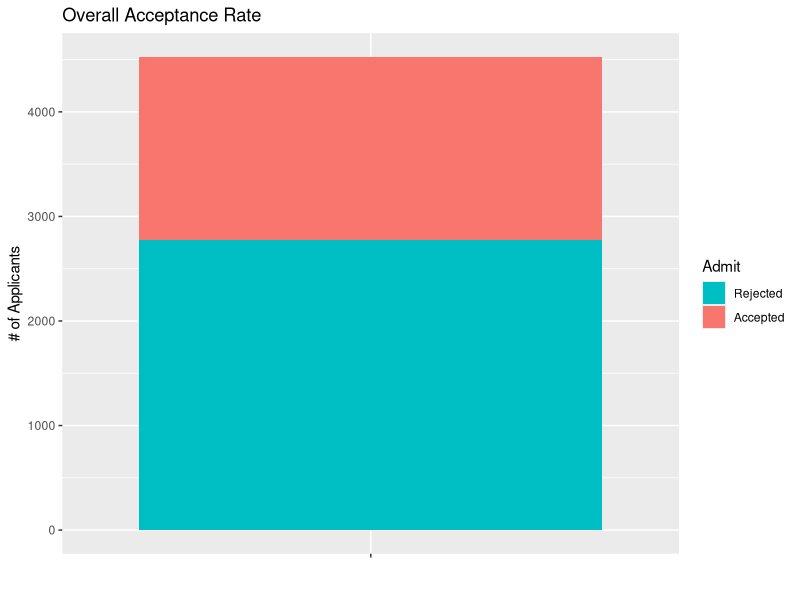
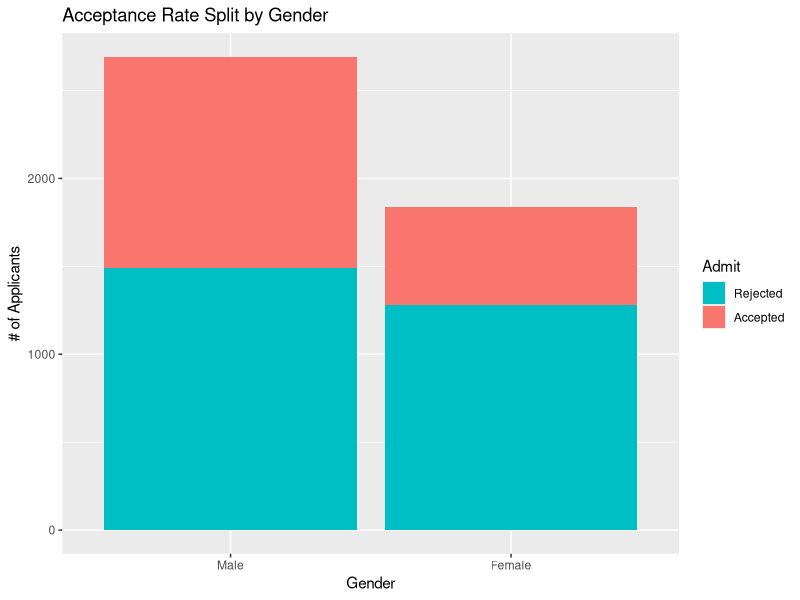
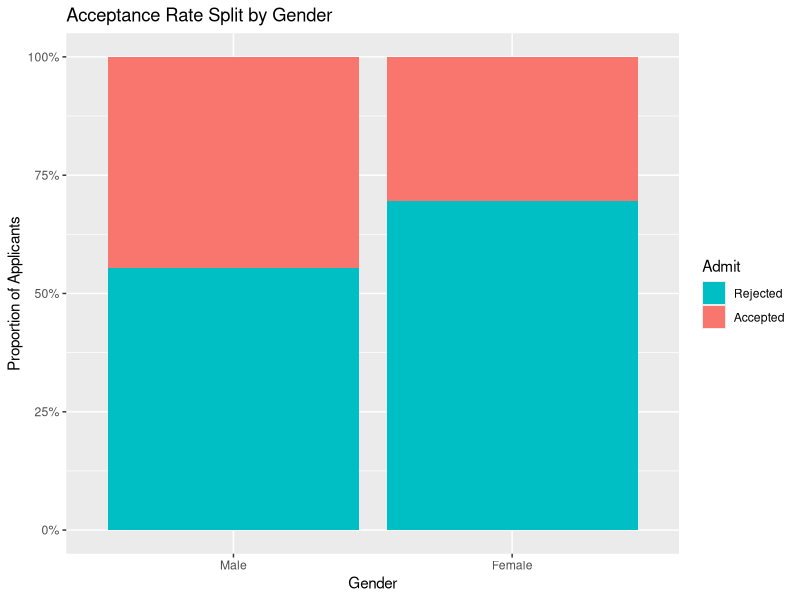
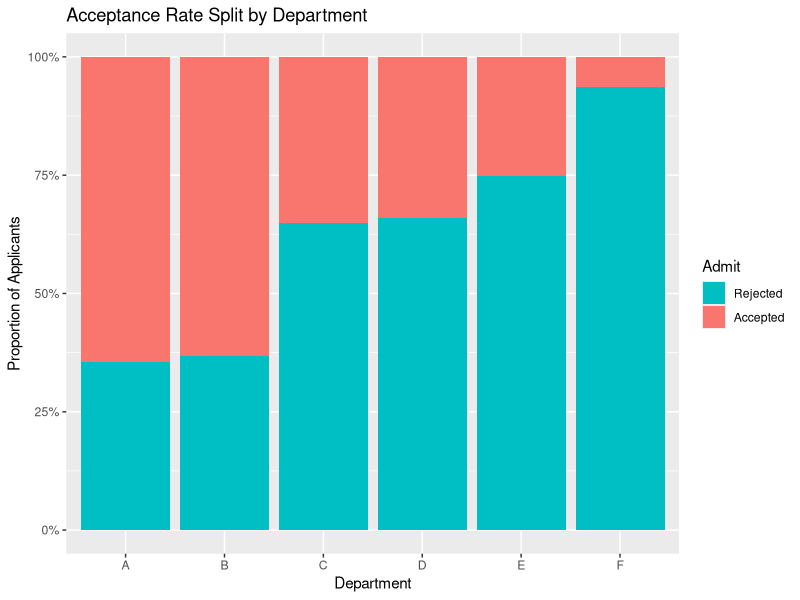
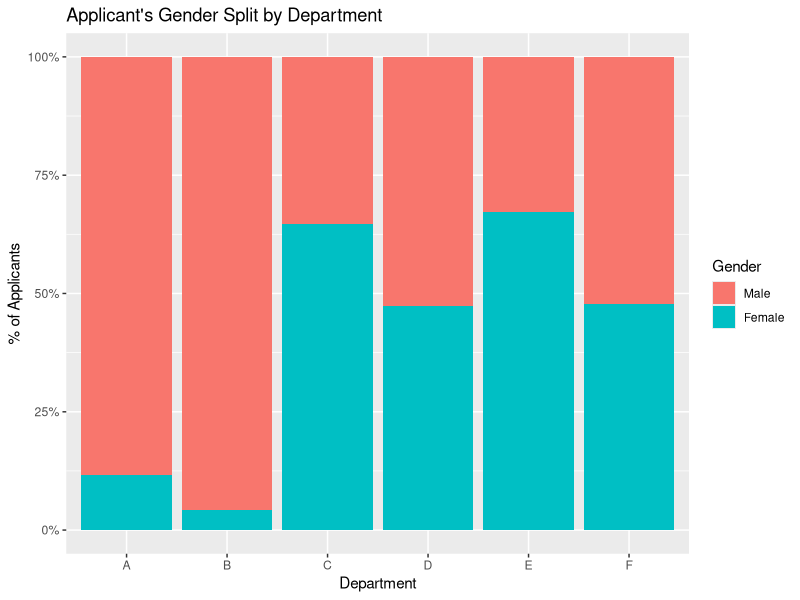
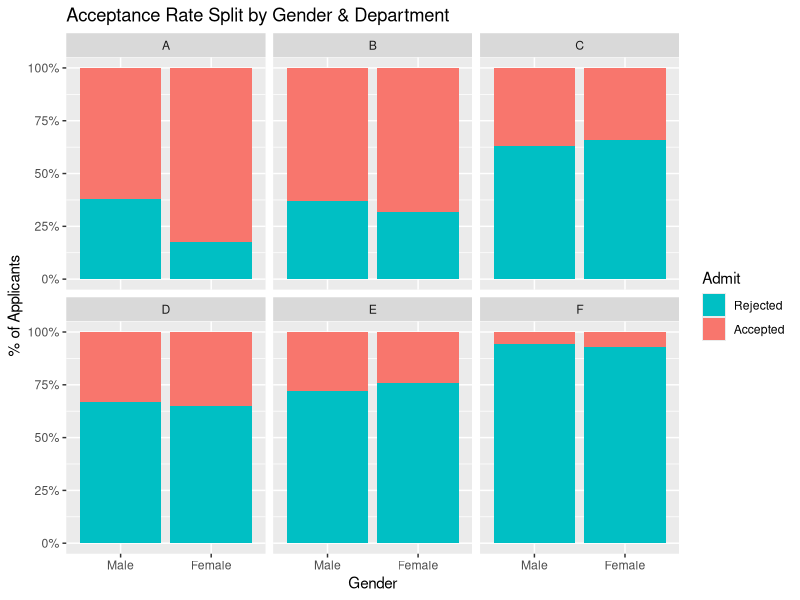
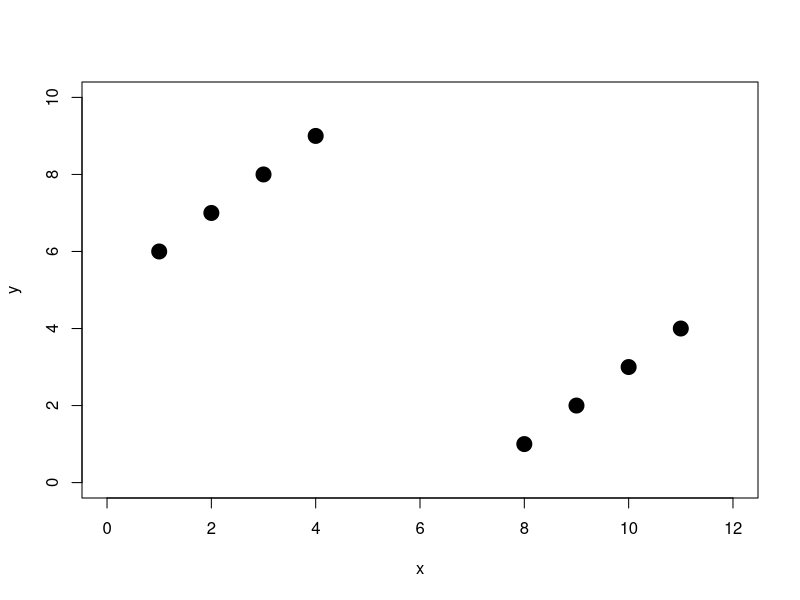
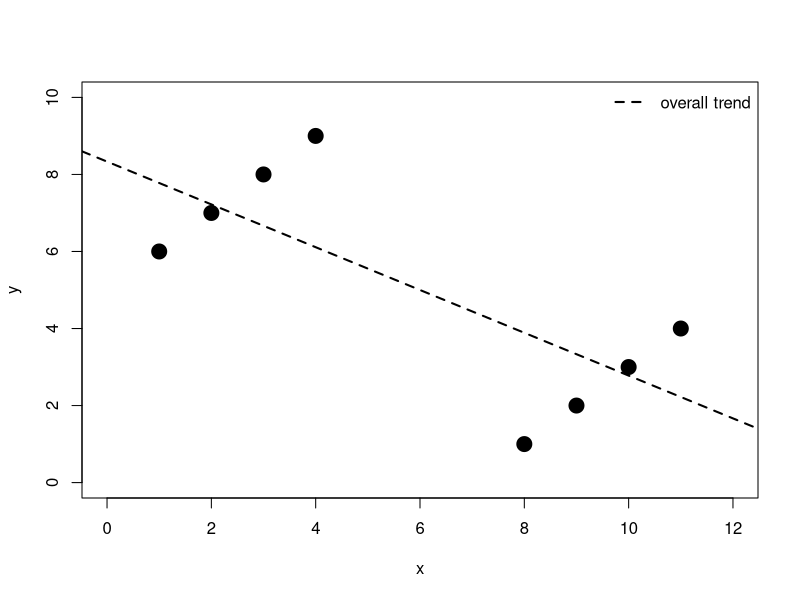

Write R code to recreate these figures, in order.
# Change directory
setwd("./Lec03 Confounding/figure/")

# Install these packages first:
# -ggplot2
# -dplyr
# -scales
# by goign to the Files Panel of RStudio -> Packages Tab -> Install ->
# Lookup package name -> Install

# Load the packages
library(ggplot2)
library(dplyr)
library(scales)


#-------------------------------------------------------------------------------
#
# Illustrate Simpsons Paradox via regression
#
#-------------------------------------------------------------------------------
# Toy plots illustrating Simpson's Paradox
x <- c(1,2,3,4,8,9,10,11)
y <- c(6,7,8,9,1,2,3,4)
color <- c(rep("lightseagreen", 4), rep("purple", 4))

fig.width <- 6
fig.height <- 4

# Save all plots as pdf files.
pdf("simpsons1.pdf", width=fig.width, height=fig.height)
plot(x, y, pch=19, cex=2, xlim=c(0, 12), ylim=c(0, 10))
dev.off()

pdf("simpsons2.pdf", width=fig.width, height=fig.height)
plot(x, y, pch=19, cex=2, xlim=c(0, 12), ylim=c(0, 10))
abline(lm(y~x), lwd=2, lty=2)
legend("topright", legend="overall trend", bty='n', lty=2, lwd=2, col="black")
dev.off()

pdf("simpsons3.pdf", width=fig.width, height=fig.height)
plot(x, y, pch=19, cex=2, col=color, xlim=c(0, 12), ylim=c(0, 10))
dev.off()

pdf("simpsons4.pdf", width=fig.width, height=fig.height)
plot(x, y, pch=19, cex=2, col=color, xlim=c(0, 12), ylim=c(0, 10))
abline(lm(y[1:4]~x[1:4]), lwd=2, col="lightseagreen")
abline(lm(y[4+1:4]~x[4+1:4]), lwd=2, col="purple")
dev.off()

pdf("simpsons5.pdf", width=fig.width, height=fig.height)
plot(x, y, pch=19, cex=2, col=color, xlim=c(0, 12), ylim=c(0, 10))
abline(lm(y[1:4]~x[1:4]), lwd=2, col="lightseagreen")
abline(lm(y[4+1:4]~x[4+1:4]), lwd=2, col="purple")
abline(lm(y~x), lwd=2, lty=2)
legend("topright", legend="overall trend", bty='n', lty=2, lwd=2, col="black")
dev.off()




#-------------------------------------------------------------------------------
#
# ADVANCED:  Illustrate Simpsons Paradox via the UC Berkeley Admissions Data
# We make use of the ggplot2 and dplyr packages.  To learn more about
# -ggplot: http://www.r-bloggers.com/basic-introduction-to-ggplot2/
# -dplyr: http://cran.rstudio.com/web/packages/dplyr/vignettes/introduction.html
#
#-------------------------------------------------------------------------------
# Load UC Berkeley admissions data and rename elements in Admit variable
data(UCBAdmissions)
UCB <- as.data.frame(UCBAdmissions)
UCB <- mutate(UCB, Admit = ifelse(Admit =="Admitted", "Accepted", "Rejected"))

#---------------------------------------------------------------
# Plot overall acceptance rate
#---------------------------------------------------------------
accpt <-
  group_by(UCB, Admit) %>%
  summarize(Freq=sum(Freq))
accpt

plot <-
  ggplot(accpt, aes(x=factor(""), y=Freq, fill = Admit)) +
  ggtitle("Overall Acceptance Rate") +
  guides(fill = guide_legend(reverse = TRUE)) +
  geom_bar(stat = "identity") +
  xlab("") + ylab("# of Applicants")
plot

pdf("overall.pdf", width=4, height=4)
plot
dev.off()


#---------------------------------------------------------------
# Plot acceptance rate split by gender
#---------------------------------------------------------------
gender <-
  group_by(UCB, Gender) %>%
  summarize(Total=sum(Freq))
gender

gender.accpt <-
  group_by(UCB, Admit, Gender) %>%
  summarize(Freq=sum(Freq)) %>%
  inner_join(gender) %>%
  mutate(Prop=Freq/Total)
gender.accpt

# Counts
plot <-
  ggplot(gender.accpt, aes(x=Gender, y=Freq, fill = Admit)) +
  ggtitle("Acceptance Rate Split by Gender") +
  guides(fill = guide_legend(reverse = TRUE)) +
  geom_bar(stat = "identity") +
  xlab("Gender") + ylab("# of Applicants")
plot

pdf("gender-accpt-count.pdf", width=8, height=4)
plot
dev.off()

# Proportions
plot <- ggplot(gender.accpt, aes(x=Gender, y=Prop, fill = Admit)) +
  ggtitle("Acceptance Rate Split by Gender") +
  guides(fill = guide_legend(reverse = TRUE)) +
  geom_bar(stat = "identity") +
  xlab("Gender") + ylab("Proportion of Applicants") +
  scale_y_continuous(labels = percent_format())
plot

pdf("gender-accpt.pdf", width=8, height=4)
plot
dev.off()


#---------------------------------------------------------------
# Plot acceptance rate split by department
#---------------------------------------------------------------
dept <-
  group_by(UCB, Dept) %>%
  summarize(Total=sum(Freq))
dept

dept.accpt <-
  group_by(UCB, Admit, Dept) %>%
  summarize(Freq=sum(Freq)) %>%
  inner_join(dept) %>%
  mutate(Prop=Freq/Total)
dept.accpt

plot <-
  ggplot(dept.accpt, aes(x=Dept, y=Prop, fill = Admit)) +
  ggtitle("Acceptance Rate Split by Department") +
  guides(fill = guide_legend(reverse = TRUE)) +
  geom_bar(stat = "identity") +
  xlab("Department") + ylab("Proportion of Applicants")+
  scale_y_continuous(labels = percent_format())
plot

pdf("dept-accpt.pdf", width=10, height=5)
plot
dev.off()


#---------------------------------------------------------------
# Plot applicant's gender split by department
#---------------------------------------------------------------
dept.gender <-
  group_by(UCB, Gender, Dept) %>%
  summarize(Freq=sum(Freq)) %>%
  inner_join(dept) %>%
  mutate(Prop=Freq/Total)
dept.gender

plot <-
  ggplot(dept.gender, aes(x=Dept, y=Prop, fill = Gender, order = -as.numeric(Gender))) +
  ggtitle("Applicant's Gender Split by Department") +
  geom_bar(stat = "identity") +
  xlab("Department") + ylab("% of Applicants") +
  scale_y_continuous(labels = percent_format())
plot

pdf("dept-gender.pdf", width=10, height=5)
plot
dev.off()


#---------------------------------------------------------------
# Plot acceptance rate split by gender x department
#---------------------------------------------------------------
UCB.totals <- group_by(UCB, Gender, Dept) %>%
  summarise(Total=sum(Freq))
UCB.totals

UCB <- inner_join(UCB, UCB.totals) %>%
  mutate(Prop=Freq/Total)
UCB

plot <-
  ggplot(UCB, aes(x=Gender, y=Prop, fill = Admit)) +
  ggtitle("Acceptance Rate Split by Gender & Department") +
  facet_wrap(~ Dept, nrow = 2) +
  guides(fill = guide_legend(reverse = TRUE)) +
  geom_bar(stat = "identity") +
  xlab("Gender") + ylab("% of Applicants") +
  scale_y_continuous(labels = percent_format())
plot


pdf("split-accpt.pdf", width=10, height=7)
plot
dev.off()

